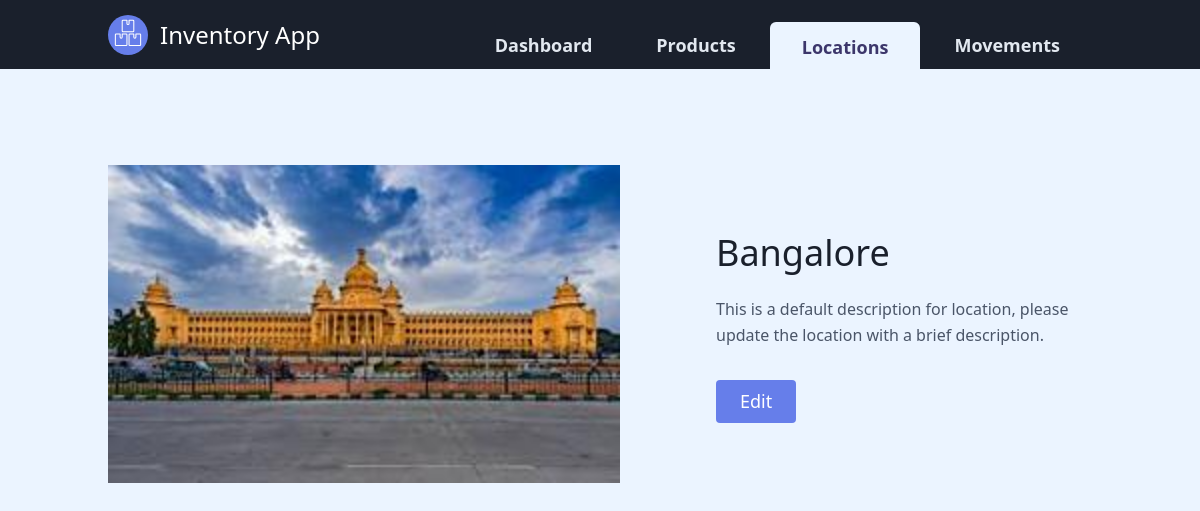
The page /location/3 on the database as committed earlier.
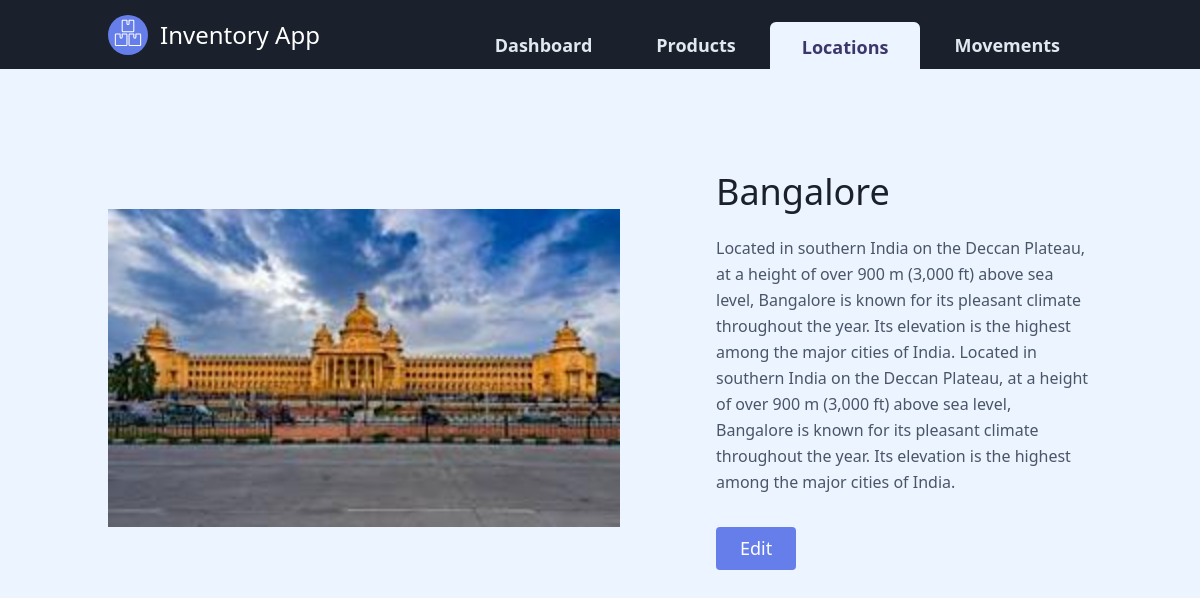
The same page on the database as committed later.
### inventory/models.py (models this page shows, shortened)
class Location(db.Model):
    location_id = db.Column(db.Integer, primary_key=True)
    location_name = db.Column(db.String(20), unique=True, nullable=False)
    location_description = db.Column(db.String(200), nullable=False, default='This is a default description for location, please update the location with a brief description')
    location_image_file = db.Column(db.String(20), nullable=False, default='thumbnail-default.jpg')

### inventory/locations/routes.py (the view)
@locations_bp.route("/location/<int:location_id>")
def location(location_id):
    location = Location.query.get_or_404(location_id)
    return render_template('location.html', title='Update Location', location=location, label='Location')

### inventory/templates/location.html
{% extends "layout.html" %}
{% block content %}
<section class="text-gray-700 body-font">
    <div class="container mx-auto flex px-5 py-24 md:flex-row flex-col items-center">
        <div class="lg:max-w-lg lg:w-full md:w-1/2 w-5/6 mb-10 md:mb-0">
            <img alt="car" class="object-cover object-center w-full h-full block" src="{{ url_for('static', filename='img/' + location.location_image_file) }}">
        </div>
        <div class="lg:flex-grow md:w-1/2 lg:pl-24 md:pl-16 flex flex-col md:items-start md:text-left items-center text-center">
            <h1 class="title-font sm:text-4xl text-3xl mb-4 font-medium text-gray-900">
                {{ location.location_name }}
            </h1>
            <p class="mb-8 leading-relaxed">
                {% if not location.location_description %}
                    This is a default description for location, please update the location with a brief description.
                {% else %}
                    {{ location.location_description }}
                {% endif %}
            </p>
            <div class="flex justify-center">
                <a href="{{ url_for('locations_bp.update_location', location_id=location.location_id) }}" class="inline-flex text-white bg-indigo-500 border-0 py-2 px-6 focus:outline-none hover:bg-indigo-600 rounded text-lg cursor-pointer">Edit</a>
            </div>
        </div>
    </div>
</section>
{% endblock content %}

### inventory/templates/layout.html (shortened to what this page needs)
<!DOCTYPE html>
<html lang="en">
    <head>
        <link rel="stylesheet" href="/static/styles.css">
    </head>
    <body class="flex flex-col h-screen bg-indigo-100 relative">
        <header class="text-gray-300 bg-gray-900 body-font">
            <div class="container mx-auto flex flex-wrap py-3 px-3 xs:px-5 flex-col lg:flex-row items-center">
                <a class="flex title-font font-medium items-center text-white mb-4 md:mb-0">
                    <span class="ml-3 text-2xl">Inventory App</span>
                </a>
                <nav class="lg:ml-auto flex flex-wrap text-sm sm:text-lg font-semibold mt-2 -mb-4">
                    <a href="{{ url_for('dashboard_bp.dashboard') }}" class="cursor-pointer"><div class="rounded-t-lg border-gray-900  hover:text-indigo-500 px-2 xs:px-4 sm:px-8 py-3">Dashboard</div></a>
                    <a href="{{ url_for('products_bp.products') }}" class="cursor-pointer"><div class="rounded-t-lg border-gray-900  hover:text-indigo-500 px-2 xs:px-4 sm:px-8 py-3">Products</div></a>
                    <a href="{{ url_for('locations_bp.locations') }}" class="cursor-pointer"><div class="rounded-t-lg border-gray-900 {% if title == 'Location' or label == 'Location' %} border-t-2 border-l-2 border-r-2 bg-indigo-100 text-indigo-900 hover:text-indigo-900 {% endif %} hover:text-indigo-500 px-2 xs:px-4 sm:px-8 py-3">Locations</div></a>
                    <a href="{{ url_for('movements_bp.movements') }}" class="cursor-pointer"><div class="rounded-t-lg border-gray-900  hover:text-indigo-500 px-2 xs:px-4 sm:px-8 py-3">Movements</div></a>
                </nav>
            </div>
        </header>
        <section class="mainscreen bg-indigo-100 h-screen overflow-y-auto">
            {% block content %}{% endblock %}
        </section>
    </body>
</html>

Rows that differ between the two databases and show on the page:
changed Location "Bangalore": location_description (not shown) → "Located in southern India on the Deccan Plateau, at a height of over 900 m (3,000 ft) above sea level, Bangalore is known for its pleasant climate throughout the year. Its elevation is the highest among the major cities of India. Located in southern India on the Deccan Plateau, at a height of over 900 m (3,000 ft) above sea level, Bangalore is known for its pleasant climate throughout the year. Its elevation is the highest among the major cities of India."
Other text that changed with them:
text no longer shown: "This is a default description for location, please update the location with a brief description."
